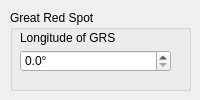
       <widget class="QWidget" name="tab_14">
        <attribute name="title">
         <string>Jupiter</string>
        </attribute>
        <widget class="QGroupBox" name="groupBox_19">
         <property name="geometry">
          <rect>
           <x>10</x>
           <y>10</y>
           <width>181</width>
           <height>81</height>
          </rect>
         </property>
         <property name="title">
          <string>Great Red Spot</string>
         </property>
         <widget class="QLabel" name="label_70">
          <property name="geometry">
           <rect>
            <x>10</x>
            <y>20</y>
            <width>151</width>
            <height>16</height>
           </rect>
          </property>
          <property name="text">
           <string>Longitude of GRS</string>
          </property>
         </widget>
         <widget class="QDoubleSpinBox" name="doubleSpinBox_32">
          <property name="geometry">
           <rect>
            <x>10</x>
            <y>40</y>
            <width>151</width>
            <height>22</height>
           </rect>
          </property>
          <property name="suffix">
           <string>°</string>
          </property>
          <property name="decimals">
           <number>1</number>
          </property>
          <property name="minimum">
           <double>0.000000000000000</double>
          </property>
          <property name="maximum">
           <double>360.000000000000000</double>
          </property>
         </widget>
        </widget>
       </widget>
